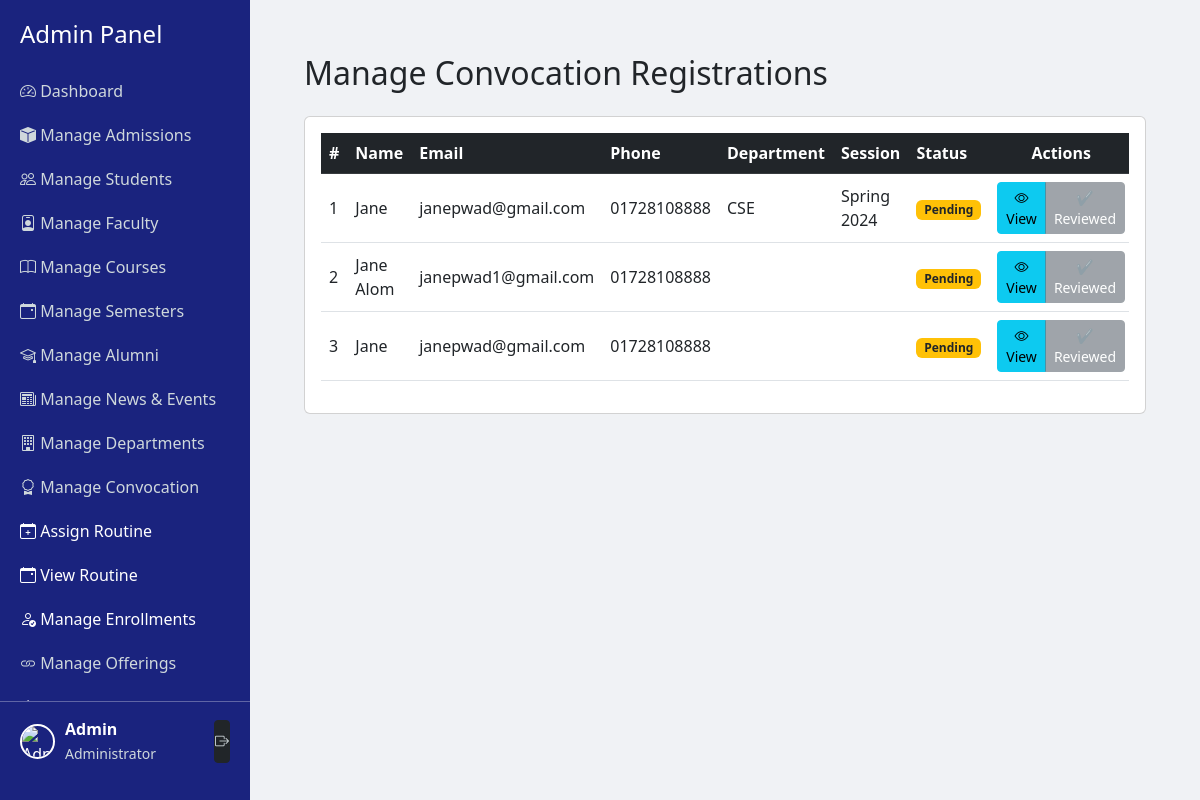
Screenshot of /admin/manage_convocation.php (signed in) with the database file from the repository.
### tables this page shows
CREATE TABLE `convocation_registrations` (
  `id` int(11) NOT NULL,
  `full_name` varchar(255) NOT NULL,
  `student_id` varchar(50) NOT NULL,
  `email` varchar(255) NOT NULL,
  `phone` varchar(20) NOT NULL,
  `department` varchar(100) DEFAULT NULL,
  `session` varchar(50) DEFAULT NULL,
  `program` varchar(255) NOT NULL,
  `batch` varchar(100) NOT NULL,
  `status` enum('Pending','Approved','Rejected') DEFAULT 'Pending',
  `created_at` timestamp NOT NULL DEFAULT current_timestamp()
);

### admin/manage_convocation.php (the view, shortened to what this page needs)
<?php
require_once __DIR__ . "/../app/config/db.php";
$stmt = $DB_con->query("SELECT * FROM convocation_registrations ORDER BY created_at DESC");
$registrations = $stmt->fetchAll(PDO::FETCH_ASSOC);
include 'admin_header.php';
?>
<link rel="stylesheet" href="https://cdn.jsdelivr.net/npm/bootstrap-icons@1.11.3/font/bootstrap-icons.css">
<div class="container-fluid p-4">
    <h2 class="mb-4">Manage Convocation Registrations</h2>
    <div class="card">
        <div class="card-body">
            <div class="table-responsive">
                <table class="table table-hover align-middle">
                    <thead class="table-dark">
                        <tr>
                            <th>#</th>
                            <th>Name</th>
                            <th>Email</th>
                            <th>Phone</th>
                            <th>Department</th>
                            <th>Session</th>
                            <th>Status</th>
                            <th class="text-center">Actions</th>
                        </tr>
                    </thead>
                    <tbody>
                        <?php if (empty($registrations)): ?>
                            <tr>
                                <td colspan="8" class="text-center text-muted">No registrations yet.</td>
                            </tr>
                        <?php else: ?>
                            <?php foreach ($registrations as $index => $r): ?>
                                <tr>
                                    <td><?= $index + 1 ?></td>
                                    <td><?= htmlspecialchars($r['full_name']); ?></td>
                                    <td><?= htmlspecialchars($r['email']); ?></td>
                                    <td><?= htmlspecialchars($r['phone']); ?></td>
                                    <td><?= htmlspecialchars($r['department']); ?></td>
                                    <td><?= htmlspecialchars($r['session']); ?></td>
                                    <td>
                                        <?php if ($r['status'] === 'approved'): ?>
                                            <span class="badge bg-success">Approved</span>
                                        <?php elseif ($r['status'] === 'rejected'): ?>
                                            <span class="badge bg-danger">Rejected</span>
                                        <?php else: ?>
                                            <span class="badge bg-warning text-dark">Pending</span>
                                        <?php endif; ?>
                                    </td>
                                    <td class="text-center">
                                        <div class="btn-group">
                                            <button class="btn btn-info btn-sm" data-bs-toggle="modal"
                                                data-bs-target="#viewModal<?= $r['id']; ?>">
                                                <i class="bi bi-eye"></i> View
                                            </button>
                                            <?php if ($r['status'] === 'pending'): ?>
                                                <a href="?action=approve&id=<?= $r['id']; ?>"
                                                    class="btn btn-success btn-sm"
                                                    onclick="return confirm('Approve this registration?');">
                                                    <i class="bi bi-check2-circle"></i> Approve
                                                </a>
                                                <a href="?action=reject&id=<?= $r['id']; ?>"
                                                    class="btn btn-danger btn-sm"
                                                    onclick="return confirm('Reject this registration?');">
                                                    <i class="bi bi-x-circle"></i> Reject
                                                </a>
                                            <?php else: ?>
                                                <button class="btn btn-secondary btn-sm" disabled>✔ Reviewed</button>
                                            <?php endif; ?>
                                        </div>
                                    </td>
                                </tr>
                            <?php endforeach; ?>
                        <?php endif; ?>
                    </tbody>
                </table>
            </div>
        </div>
    </div>
</div>
<?php include 'admin_footer.php'; ?>

### admin/admin_header.php (style rules this page uses)
body { display: flex; min-height: 100vh; margin: 0; }

### rows the page displays
convocation_registrations: full_name "Jane", email "janepwad@gmail.com", phone "01728108888", department "CSE", session "Spring 2024", status "Pending"
convocation_registrations: full_name "Jane Alom", email "janepwad1@gmail.com", phone "01728108888", status "Pending"
convocation_registrations: full_name "Jane", email "janepwad@gmail.com", phone "01728108888", status "Pending"

### other values shown
$_SESSION['admin_name'] "Admin"
